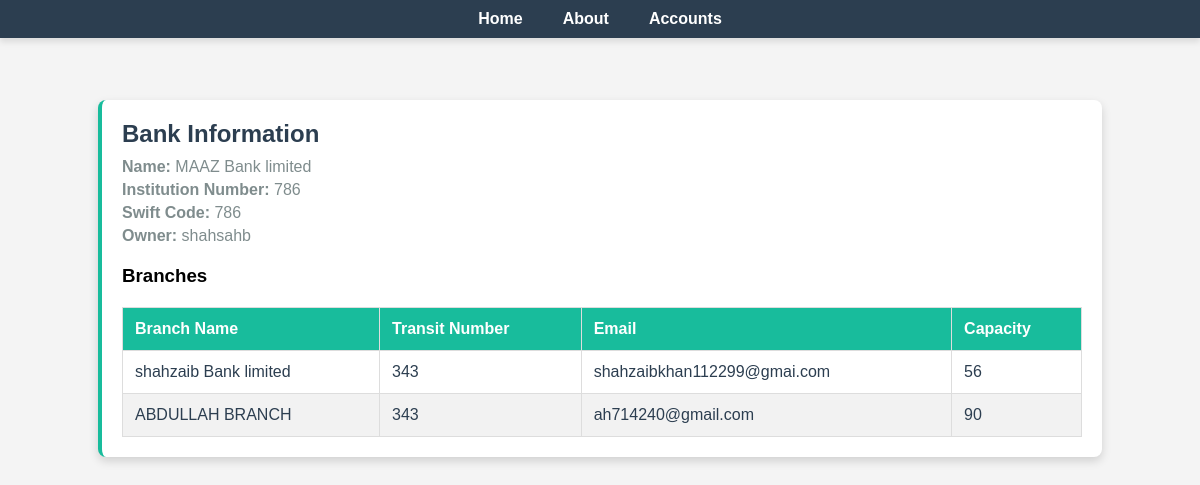
/branch_view/32, run on the app's committed database.
### Bank/models.py (models this page shows)
class Bank(models.Model):
    name = models.CharField(max_length=100)
    description = models.TextField()
    inst_num = models.CharField(max_length=100)
    swift_code = models.CharField(max_length=100)
    owner = models.ForeignKey(User, on_delete=models.CASCADE, related_name='banks')

class Branch(models.Model):
    name = models.CharField(max_length=100)
    transit_num = models.CharField(max_length=100)
    address = models.TextField()
    email = models.EmailField()
    capacity = models.CharField(max_length=100)
    Bank_id=models.ForeignKey(Bank,on_delete=models.CASCADE, related_name='branches')

### Bank/views.py (the view)
# urls.py: path('branch_view/<int:id>',views.branch_view,name='branch_view'),
def branch_view(request,id):
 bank=get_object_or_404(Bank,id=id)
 branch=bank.branches.all()
 return render(request,'branch_view.html',{'branches':branch,'bank':bank})

### Account/meddelware/main.py (called while the page is built)
    def __call__(self, request):
        user = request.user
        if user.is_authenticated:
            print(user.first_name)
        else:
            print("Unknown user")
        response = self.get_response(request)
        return response

### templates/branch_view.html (shortened to what this page needs)
{% if user.is_authenticated %}
<!DOCTYPE html>
<html lang="en">
<head>
    <meta charset="UTF-8">
    <meta name="viewport" content="width=device-width, initial-scale=1.0">
    <title>Bank Information</title>
    <style>
        body {
            font-family: 'Roboto', sans-serif;
            margin: 0;
            padding: 0;
            background-color: #f4f4f4;
        }
        .navbar {
            background-color: #2c3e50;
            padding: 10px 0;
            margin-bottom: 20px;
            position: fixed;
            top: 0;
            width: 100%;
            z-index: 1000;
            box-shadow: 0 2px 5px rgba(0, 0, 0, 0.1);
        }
        .navbar-list {
            list-style: none;
            padding: 0;
            display: flex;
            justify-content: center;
            margin: 0;
        }
        .navbar-list li {
            margin: 0 15px;
        }
        .navbar-list a {
            color: white;
            text-decoration: none;
            font-weight: bold;
            transition: color 0.3s ease;
        }
        .navbar-list a:hover {
            color: #18bc9c;
        }
        .container {
            width: 80%;
            margin: 80px auto 20px auto; /* Adjusted for fixed navbar */
            padding: 20px;
            background-color: white;
            box-shadow: 0 2px 5px rgba(0, 0, 0, 0.1);
            border-radius: 8px;
        }
        .bank-info {
            margin-bottom: 20px;
        }
        .bank-info h2 {
            margin: 0 0 10px;
        }
        .bank-info p {
            margin: 5px 0;
            font-size: 16px;
        }
        table {
            width: 100%;
            border-collapse: collapse;
            margin-top: 20px;
        }
        table,
        th,
        td {
            border: 1px solid #ddd;
        }
        th,
        td {
            padding: 12px;
            text-align: left;
        }
        th {
            background-color: #333;
            color: white;
        }
        tr:nth-child(even) {
            background-color: #f2f2f2;
        }
        .edit-button {
            background-color: #18bc9c;
            color: white;
            border: none;
            padding: 8px 16px;
            border-radius: 4px;
            cursor: pointer;
            font-size: 14px;
            text-decoration: none;
            text-align: center;
        }
        .edit-button:hover {
            background-color: #16a085;
        }
    </style>
</head>
<body>
    <nav class="navbar">
        <ul class="navbar-list">
            <li><a href="{% url 'Account:success_login' %}">Home</a></li>
            <li><a href="{% url 'Bank:add' %}">Add Bank</a></li>
            <li><a href="{% url 'Account:profile2' %}">Profile</a></li>
            <li><a href="{% url 'Account:Logout' %}">Logout</a></li>
        </ul>
    </nav>
    <div class="container">
        <div class="bank-info">
            <h2>Bank Information</h2>
            <p><strong>Name:</strong> {{ bank.name }}</p>
            <p><strong>Institution Number:</strong> {{ bank.inst_num }}</p>
            <p><strong>Swift Code:</strong> {{ bank.swift_code }}</p>
            <p><strong>Owner:</strong> {{ bank.owner }}</p>
        </div>
        <h3>Branches</h3>
        <table>
            <thead>
                <tr>
                    <th>Branch Name</th>
                    <th>Transit Number</th>
                    <th>Email</th>
                    <th>Capacity</th>
                    <th>Actions</th>
                </tr>
            </thead>
            <tbody>
                {% for branch in branches %}
                <tr>
                    <td>{{ branch.name }}</td>
                    <td>{{ branch.transit_num }}</td>
                    <td>{{ branch.email }}</td>
                    <td>{{ branch.capacity }}</td>
                    <td>
                        <a href="{% url 'Bank:branch_edit' branch.id %}" class="edit-button">Edit</a>
                    </td>
                </tr>
                {% empty %}
                <tr>
                    <td colspan="5">No branches available</td>
                </tr>
                {% endfor %}
            </tbody>
        </table>
    </div>
</body>
</html>
{% else %}
<!DOCTYPE html>
<html lang="en">
<head>
</head>
<body>
    <nav class="navbar">
        <ul class="navbar-list">
            <li><a href="{% url 'Bank:index' %}">Home</a></li>
            <li><a href="{% url 'Bank:about' %}">About</a></li>
            <li><a href="{% url 'Bank:Accounts' %}">Accounts</a></li>
        </ul>
    </nav>
    <div class="container">
        <div class="bank-info">
            <h2>Bank Information</h2>
            <p><strong>Name:</strong> {{ bank.name }}</p>
            <p><strong>Institution Number:</strong> {{ bank.inst_num }}</p>
            <p><strong>Swift Code:</strong> {{ bank.swift_code }}</p>
            <p><strong>Owner:</strong> {{ bank.owner }}</p>
        </div>
        <h3>Branches</h3>
        <table>
            <thead>
                <tr>
                    <th>Branch Name</th>
                    <th>Transit Number</th>
                    <th>Email</th>
                    <th>Capacity</th>
                </tr>
            </thead>
            <tbody>
                {% for branch in branches %}
                <tr>
                    <td>{{ branch.name }}</td>
                    <td>{{ branch.transit_num }}</td>
                    <td>{{ branch.email }}</td>
                    <td>{{ branch.capacity }}</td>
                </tr>
                {% empty %}
                <tr>
                    <td colspan="4">No branches available</td>
                </tr>
                {% endfor %}
            </tbody>
        </table>
    </div>
</body>
</html>
{% endif %}

### templates/branch_view.html (style rules this page uses)
body { font-family: Arial, sans-serif; margin: 0; padding: 0; background-color: #f4f4f4; }
.navbar { background-color: #2c3e50; padding: 10px 0; box-shadow: 0 4px 6px rgba(0, 0, 0, 0.1); margin-bottom: 20px; position: fixed; top: 0; width: 100%; z-index: 1000; }
.navbar-list { list-style: none; padding: 0; display: flex; justify-content: center; margin: 0; }
.navbar-list li { margin: 0 20px; }
.navbar-list a { color: white; text-decoration: none; font-weight: bold; transition: color 0.3s ease; }
.container { width: 80%; margin: 100px auto 20px auto; padding: 20px; background-color: white; box-shadow: 0 4px 10px rgba(0, 0, 0, 0.15); border-radius: 8px; border-left: 4px solid #18bc9c; }
.bank-info { margin-bottom: 20px; }
.bank-info h2 { margin: 0 0 10px; color: #2c3e50; }
.bank-info p { margin: 5px 0; font-size: 16px; color: #7f8c8d; }
table { width: 100%; border-collapse: collapse; margin-top: 20px; }
table, th, td { border: 1px solid #ddd; }
th, td { padding: 12px; text-align: left; color: #2c3e50; }
th { background-color: #18bc9c; color: white; }
tr:nth-child(even) { background-color: #f2f2f2; }

### data on the page
Bank: name "MAAZ Bank limited", inst_num "786", swift_code "786", owner "shahsahb"
Branch: name "shahzaib Bank limited", transit_num "343", email "shahzaibkhan112299@gmai.com", capacity "56"
Branch: name "ABDULLAH BRANCH", transit_num "343", email "ah714240@gmail.com", capacity "90"
